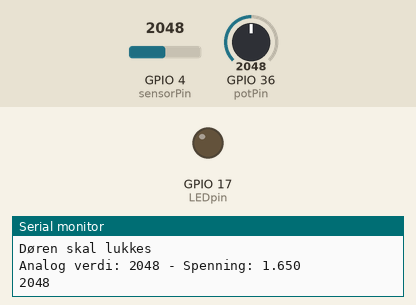
Simulated run of this sketch. Board: ESP32. On the bench: output pins drawn as LEDs (lit = HIGH), the last lines printed to the serial monitor. Inputs (shaded band) come from the test bench; at power-on: GPIO 4 (sensorPin) = 2048, GPIO 36 (potPin) = 2048.

Above: at 1.8 s.
1.9 s: GPIO 4 (sensorPin) set to 850
3.4 s: GPIO 4 (sensorPin) set to 758
At 5.2 s:
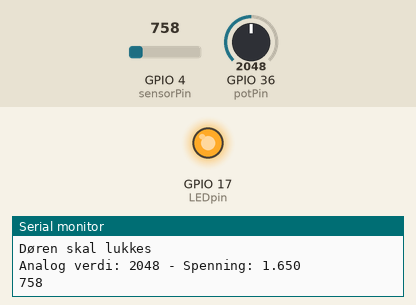
5.5 s: GPIO 4 (sensorPin) set to 840
At 6.9 s:
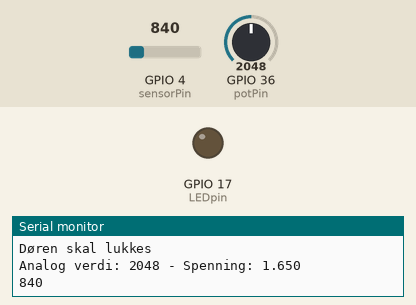
7.5 s: GPIO 4 (sensorPin) set to 760
At 8.5 s:
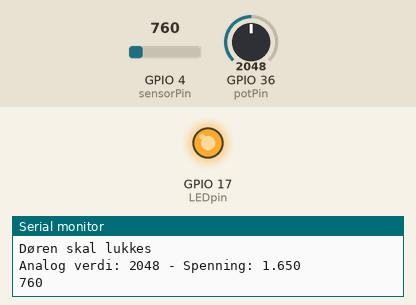
Timing chart, 0 to 10.5 s (numbered marks = the images above; inputs shaded):
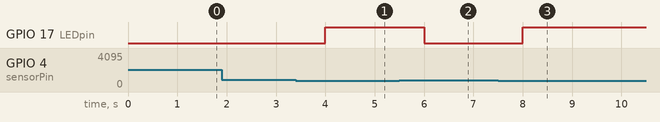

Measured:
- the behaviour switches between 801 and 800 on GPIO 4 (sensorPin) (found by bisection; images 0 and 1)
- after the input at 3.4 s, GPIO 17 (LEDpin): LOW → HIGH after 0.60 s
- after the input at 5.5 s, GPIO 17 (LEDpin): HIGH → LOW after 0.50 s
- after the input at 7.5 s, GPIO 17 (LEDpin): LOW → HIGH after 0.51 s

The sketch:

Fotoresistorogpotensiometer.ino
```cpp
const int sensorPin = 4;
const int LEDpin = 17;
int sensorValue;
const int threshold = 800;
const int potPin = 36;  // Bruk en ADC1-pin (for eksempel GPIO 36)
const float lowerThreshold = 0.8;  // Nedre spenningsgrense
const float upperThreshold = 2.5;  // Øvre spenningsgrense
void setup(){
Serial.begin(9600);
Serial.begin(115200);
pinMode(sensorPin, INPUT);
pinMode(LEDpin, OUTPUT);
}
void loop(){
// Les den analoge verdien fra potensiometeret (ADC1)
  int analogValue = analogRead(potPin);

  // Konverter den analoge verdien til spenning (0 - 3.3V)
  float voltage = analogValue * (3.3 / 4095.0);

  // Sjekk om spenningen er mellom 0.8V og 2.5V
  if (voltage >= lowerThreshold && voltage <= upperThreshold) {
    Serial.println("Døren skal lukkes");
  }

  // For debugging kan vi også skrive spenningen til seriell monitor
  Serial.print("Analog verdi: ");
  Serial.print(analogValue);
  Serial.print(" - Spenning: ");
  Serial.println(voltage, 3);  // Vis spenning med 3 desimaler
sensorValue = analogRead(sensorPin);
Serial.print(sensorValue, DEC);
Serial.print(" \n");
if (sensorValue > threshold){
digitalWrite(LEDpin, LOW);
}
else {
digitalWrite(LEDpin, HIGH);
}
delay(1000);
}
```
